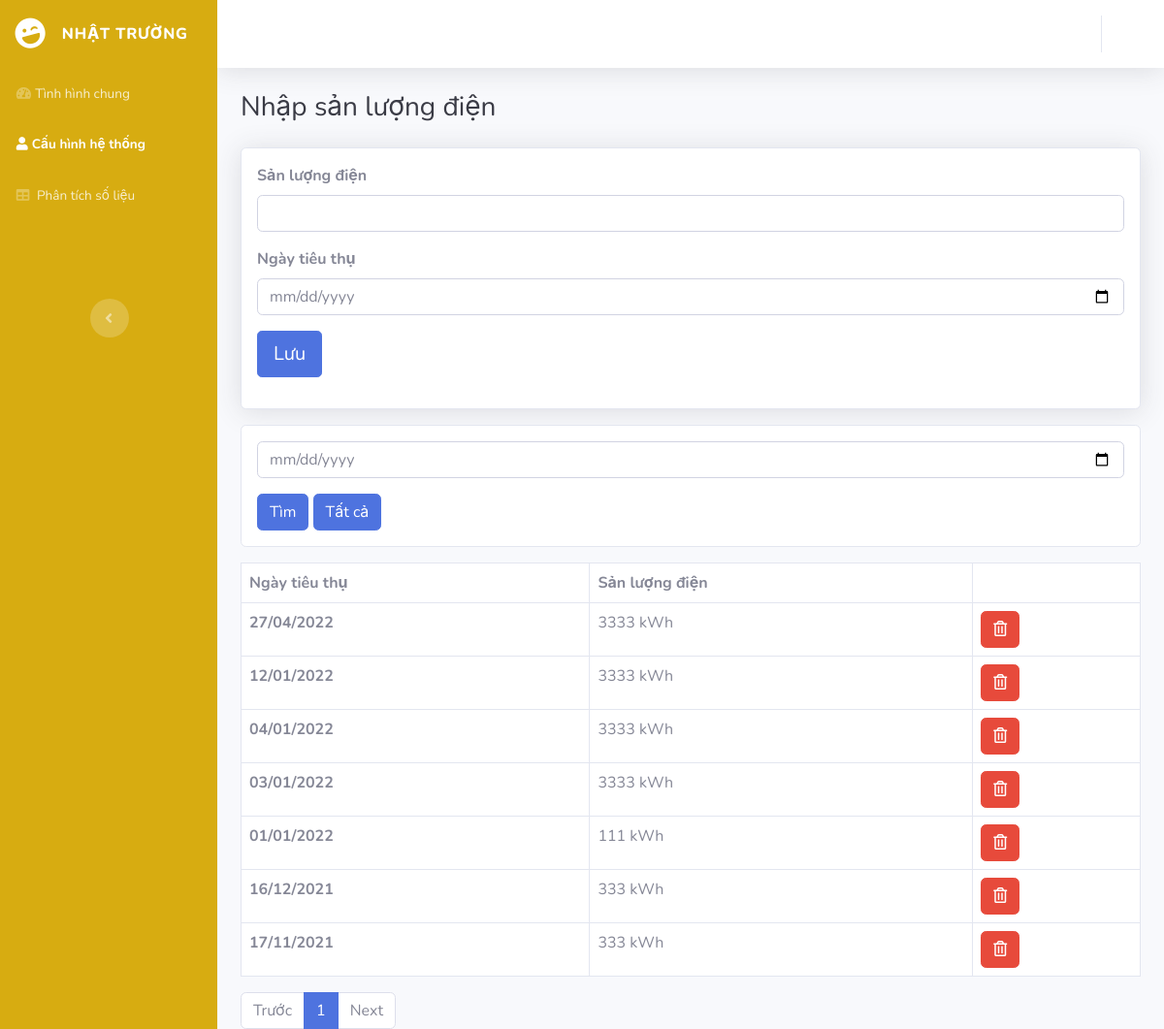
The page /Source/nhaplieu.php on the database its author committed.
### tables this page shows
CREATE TABLE `sanluongdien` (
  `id` int(11) NOT NULL,
  `sanluong` double NOT NULL,
  `ngaytieuthu` date NOT NULL
);

### Source/nhaplieu.php (the view, shortened to what this page needs)
<?php include("db.php");
?>
<!DOCTYPE html>
<html>
  <head>
    <link rel="stylesheet" href="assets/bootstrap/css/bootstrap.min.css" />
    <link rel="stylesheet" href="assets/fonts/fontawesome-all.min.css" />
    <link rel="stylesheet" href="assets/fonts/font-awesome.min.css" />
    <link rel="stylesheet" href="assets/fonts/fontawesome5-overrides.min.css" />
  </head>
  <body id="page-top">
    <div id="wrapper">
      <nav
        class="
          navbar navbar-dark
          align-items-start
          sidebar sidebar-dark
          accordion
          bg-gradient-primary
          p-0
        "
        style="color: var(--bs-yellow); background: rgb(215, 172, 17)"
      >
        <div class="container-fluid d-flex flex-column p-0">
          <a
            class="
              navbar-brand
              d-flex
              justify-content-center
              align-items-center
              sidebar-brand
              m-0
            "
            href="#"
          >
            <div class="sidebar-brand-icon rotate-n-15">
              <i class="fas fa-laugh-wink"></i>
            </div>
            <div class="sidebar-brand-text mx-3"><span>Nhật trường</span></div>
          </a>
          <ul class="navbar-nav text-light" id="accordionSidebar">
            <li class="nav-item">
              <a class="nav-link" href="/"
                ><i class="fas fa-tachometer-alt"></i
                ><span>Tình hình chung</span></a
              >
            </li>
            <li class="nav-item">
              <a class="nav-link active" href="profile.php"
                ><i class="fas fa-user"></i><span>Cấu hình hệ thống</span></a
              >
            </li>
            <li class="nav-item">
              <a class="nav-link" href="table.php"
                ><i class="fas fa-table"></i
                ><span>&nbsp;Phân tích số liệu</span></a
              >
            </li>
            <li class="nav-item"><a class="nav-link" href="login.html"></a></li>
            <li class="nav-item">
              <a class="nav-link" href="register.html"></a>
            </li>
          </ul>
          <div class="text-center d-none d-md-inline">
            <button
              class="btn rounded-circle border-0"
              id="sidebarToggle"
              type="button"
            ></button>
          </div>
        </div>
      </nav>
      <div class="d-flex flex-column" id="content-wrapper">
        <div id="content">
          <nav
            class="
              navbar navbar-light navbar-expand
              bg-white
              shadow
              mb-4
              topbar
              static-top
            "
          >
            <div class="container-fluid">
              <ul class="navbar-nav flex-nowrap ms-auto">
                <li class="nav-item dropdown no-arrow mx-1">
                  <div class="nav-item dropdown no-arrow">
                    <a
                      class="dropdown-toggle nav-link"
                      aria-expanded="false"
                      data-bs-toggle="dropdown"
                      href="#"
                    ></a>
                  </div>
                </li>
                <li class="nav-item dropdown no-arrow mx-1">
                  <div class="nav-item dropdown no-arrow">
                    <a
                      class="dropdown-toggle nav-link"
                      aria-expanded="false"
                      data-bs-toggle="dropdown"
                      href="#"
                    ></a>
                  </div>
                </li>
                <li class="nav-item dropdown no-arrow">
                  <div class="nav-item dropdown no-arrow">
                    <a
                      class="dropdown-toggle nav-link"
                      aria-expanded="false"
                      data-bs-toggle="dropdown"
                      href="#"
                    ></a>
                  </div>
                </li>
              </ul>
            </div>
          </nav>
          <div class="container-fluid">
            <h3 class="text-dark mb-4">Nhập sản lượng điện</h3>
            <div class="row mb-3">
              <div class="col" style="width: 9999999.552px; height: 740.333px">
                <div class="card shadow mb-3">
                  <div class="card-body">
                    <form method="post" action="nhaplieu.php">
                      <div class="row">
                        <div class="col">
                          <div class="mb-3">
                            <label class="form-label" for="sanluongdien">
                              <strong>Sản lượng điện</strong>
                            </label>
                              <input
                              class="form-control"
                              type="number"
                              id="sanluongdien"
                              name="sanluongdien"
                            />
                          </div>
                        </div>
                      </div>
                      <div class="row">
                        <div class="col">
                          <div class="mb-3">
                            <label class="form-label" for="first_name"
                              ><strong>Ngày tiêu thụ</strong><br /></label
                            ><input
                              class="form-control"
                              type="date"
                              id="ngaytieuthu"
                              name="ngaytieuthu"
                            />
                          </div>
                        </div>
                      </div>
                      <div class="mb-3">
                        <input class="btn btn-primary btn-lg" type="submit" name="nhapsld" value="Lưu"/>
                      </div>
                    </form>
                  </div>
                </div>
                <?php
                $result = mysqli_query($conn, 'select count(id) as total from sanluongdien');
                $row = mysqli_fetch_assoc($result);
                $total_records = $row['total'];
                $current_page = isset($_GET['page']) ? $_GET['page'] : 1;
                $limit = 20;
                $total_page = ceil($total_records / $limit);
                $start = ($current_page - 1) * $limit;
                if (isset($_GET["search"]) && !empty($_GET["search"])) {
                  $key = $_GET["search"];
                  $query = "SELECT * FROM sanluongdien WHERE ngaytieuthu = '$key'";
                } else {
                  $query = "SELECT * FROM `sanluongdien` ORDER BY NgayTieuThu DESC LIMIT $start, $limit";
                }
                  $result = mysqli_query($conn, $query);
                ?>
                <div class="card card-shadow">
                  <div class="card-body">
                  <form action="" method="get">
                    <p><input class="form-control" type="date" name="search" value="<?php if (isset($_GET["search"])) { echo $_GET["search"]; } ?>"></p>
                    <input class="btn btn-primary" type="submit" value="Tìm">
                    <a href="/nhaplieu.php" class="btn btn-primary">Tất cả</a>
                  </form>
                  </div>
                </div>
                <table class="table table-hover table-bordered bg-white">
                  <thead>
                    <tr>
                      <th scope="col">Ngày tiêu thụ</th>
                      <th scope="col">Sản lượng điện</th>
                      <th scope="col"></th>
                    </tr>
                  </thead>
                  <tbody>
                    <?php
                      while ($row = mysqli_fetch_assoc($result)) {
                    ?>
                    <tr>
                      <th>
                        <?php
                          $date_tieuthu = date_create($row['ngaytieuthu']);
                          echo date_format($date_tieuthu,'d/m/Y');
                        ?>
                      </th>
                      <td>
                      <?php
                        echo $row['sanluong'];
                        echo ' kWh';
                      ?>
                      </td>
                      <td>
                        <a class="btn btn-danger" href="/xoa.php?id= <?php echo $row['id']; ?>" onclick="return confirm('Bạn có chắc chắn muốn xóa không?')"><i class="far fa-trash-alt"></i></a>
                      </td>
                      <?php
                      }
                      ?>
                    </tr>
                  </tbody>
                </table>
                <nav aria-label="Page navigation example">
  <ul class="pagination">
                <li class="page-item
                <?php
                  if ($current_page > 1 && $total_page > 1) {
                  } else {
                    ?> disabled <?php
                  }
                ?>">
                <a class="page-link" href="nhaplieu.php?page=<?php echo $current_page-1; ?>">Trước</a></li>
              <?php
              for ($i = 1; $i <= $total_page; $i++) {
                if ($i == $current_page) {
                  echo '<li class="page-item active" aria-current="page"> <a class="page-link" href="#">'.$i.'</a></li>';
                } else {
                  echo '<li class="page-item"><a class="page-link" href="nhaplieu.php?page='.$i.'">'.$i.'</a></li>';
                }
              }
              if ($current_page < $total_page && $total_page > 1){
                echo '<li class="page-item"><a class="page-link" href="nhaplieu.php?page='.($current_page+1).'">Next</a></li>';
              } else {
                echo '<li class="page-item disabled"><a class="page-link" href="nhaplieu.php?page='.($current_page+1).'">Next</a></li>';
              }
              ?>
                </ul>
              </nav>
  </body>
</html>

### rows shown on the page
sanluongdien: ngaytieuthu "27/04/2022", sanluong "3333"
sanluongdien: ngaytieuthu "12/01/2022", sanluong "3333"
sanluongdien: ngaytieuthu "04/01/2022", sanluong "3333"
sanluongdien: ngaytieuthu "03/01/2022", sanluong "3333"
sanluongdien: ngaytieuthu "01/01/2022", sanluong "111"
sanluongdien: ngaytieuthu "16/12/2021", sanluong "333"
sanluongdien: ngaytieuthu "17/11/2021", sanluong "333"
